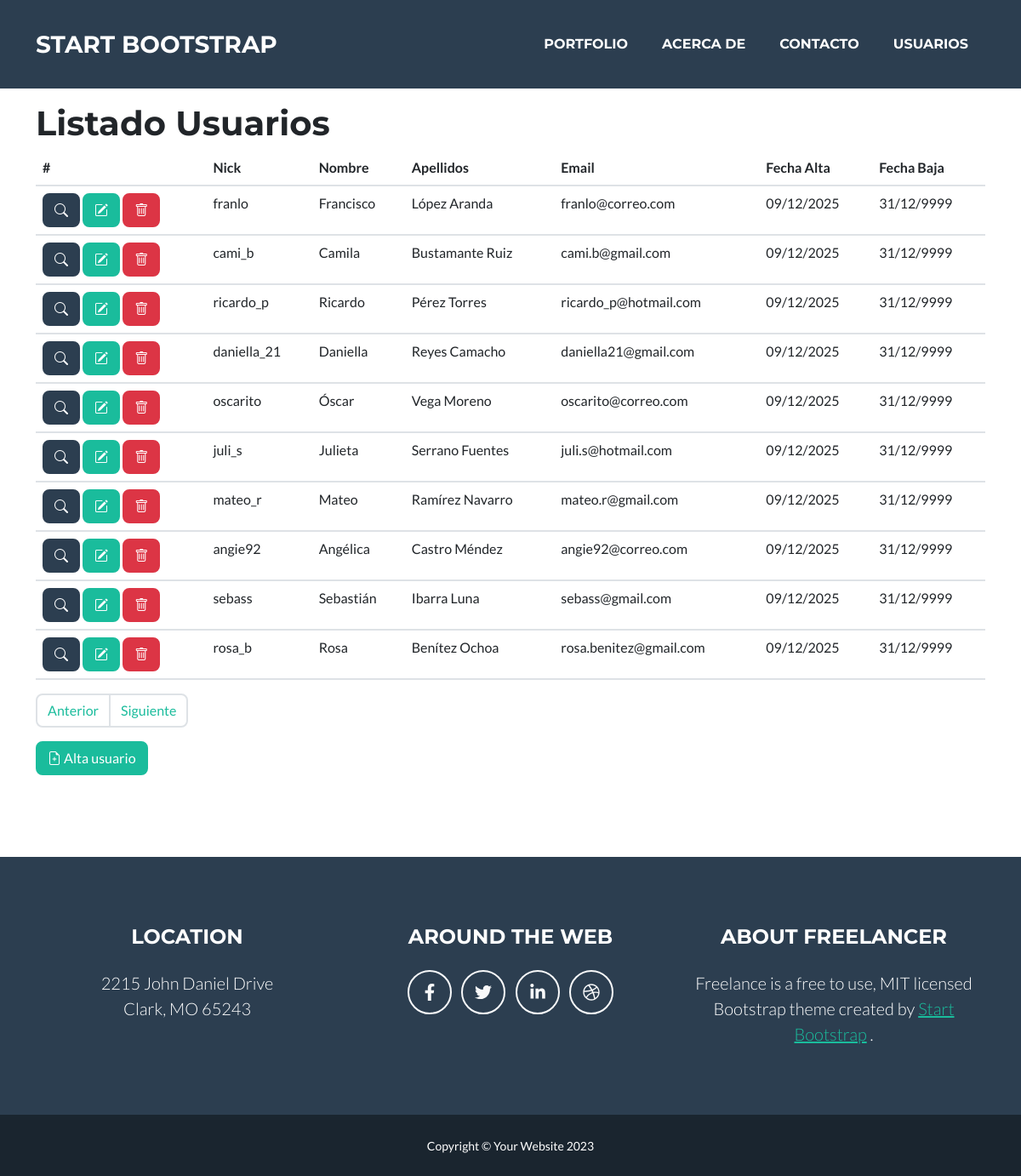
The page /usuarios/2 on the database its author committed.
### tables this page shows
CREATE TABLE usuarios(
     id            INT NOT NULL AUTO_INCREMENT PRIMARY KEY
    ,nick          VARCHAR(255) NOT NULL
    ,nombre        VARCHAR(255)
    ,apellidos     VARCHAR(255)
    ,email         VARCHAR(255)
    ,password      VARCHAR(255)
    ,fecha_alta    DATE DEFAULT (CURRENT_DATE)
    ,fecha_baja    DATE DEFAULT ("99991231")

     
    ,usuario_alta      VARCHAR(255)
    ,ip_alta           CHAR(15)
    ,fecha_sis_alta    TIMESTAMP

    ,usuario_modi  VARCHAR(255)
    ,ip_modi       CHAR(15)
    ,fecha_modi    TIMESTAMP

    ,KEY (email)

);

### includes/campo.php (called while the page is built, shortened)
<?php
    class Campo
    {
        private static $instancia = null;
        private static $val = array();
        private function __construct()
        {
            foreach($_GET as $campo => $valor)
            {
                if (self::comprobar_inyeccion($valor))
                {
                    self::$val[$campo] = $valor;
                }
            }
        }
        public static function getInstancia(): Campo {
            if (self::$instancia == null){
                self::$instancia = new Campo();
            }
            return self::$instancia;
        }
        static function val($campo,$set_value = '')
        {
            if(empty($set_value))
            {
                return self::$val[$campo];
            }
            else
            {
                self::$val[$campo] = $set_value;
            }
        }
        static function comprobar_inyeccion($valor)
        {
            return True;
        }
    }

### includes/modelos/base.php (called while the page is built, shortened)
<?php
class Base
{
    function get_rows($consulta=[])
    {
        $select = is_null($consulta['select']) ? '*': $consulta['select'];
        $limit  = is_null($consulta['limit'])  ? '' : 'LIMIT '. $consulta['limit'];
        $offset = is_null($consulta['offset']) ? '' : 'OFFSET '. $consulta['offset'];
        $where = '';
        $wheremayor = '';
        if(!is_null($consulta['wheremayor']))
        {
            foreach($consulta['wheremayor'] as $clave => $valor)
            {
                $wheremayor .= " {$clave} > '{$valor}' AND";
            }
            $wheremayor = substr($wheremayor,0,-4);
        }
        if ($where != ''  || $wheremayor != '')
        {
            $sqlwhere = 'WHERE '. $where . $wheremayor;
        }
        $sql = "
            SELECT {$select}
            FROM {$this->tabla}
            {$sqlwhere}
            {$limit}
            {$offset}
        ";
        $query = new Query($sql);
        $devolver = [];
        while ($registro = $query->recuperar())
        {
            $devolver[] = $registro;
        }
        return $devolver;
    }
}

### includes/modelos/usuario.php (called while the page is built)
<?php
class Usuario extends Base
{
    function __construct()
    {
        $this->tabla = 'usuarios';
    }
}

### includes/bbdd/bbdd.php (called while the page is built, shortened)
<?php
    class BBDD{
        private static $instancia = null;
        private mysqli $conexion;
        private string $host     = '127.0.0.1';
        private string $usuario  = 'lanzarote';
        private string $password = 'Ghuali21!';
        private string $baseDatos = 'lanzarote';
        private function __construct()
        {
            $this->conexion = new mysqli(
                 $this->host
                ,$this->usuario
                ,$this->password
                ,$this->baseDatos
            );
            $this->conexion->set_charset("utf8mb4");
        }
        public static function getInstancia(): BBDD {
            if (self::$instancia == null){
                self::$instancia = new BBDD();
            }
            return self::$instancia;
        }
        public function getConexion(): mysqli {
            return $this->conexion;
        }
    }

### includes/bbdd/query.php (called while the page is built, shortened)
<?php
    class Query{
        private $resultado = null;
        public function __construct(string $sql)
        {
            $this->conexion = BBDD::getInstancia()->getConexion();
            $this->resultado = $this->conexion->query($sql);
            return $this;
        }
        public function recuperar(){
            $registro = $this->resultado->fetch_assoc();
            if ($registro == null)
            {
                $this->resultado = null;
            }
            return $registro;
        }
    }

### includes/general.php (called while the page is built, shortened)
<?php
function fmto_fecha($aaaammdd,$separador = '/')
{
    $aaaammdd = str_replace('-','',$aaaammdd);
    $anho = substr($aaaammdd,0,4);
    $mes  = substr($aaaammdd,4,2);
    $dia  = substr($aaaammdd,6,2);
    return "{$dia}{$separador}{$mes}{$separador}{$anho}";
}
spl_autoload_register(function ($class) {
    switch($class)
    {
        case 'Query':
            require_once "includes/bbdd/query.php";
        break;
        case 'BBDD':
            require_once "includes/bbdd/bbdd.php";
        break;
        case 'Template':
            require_once "includes/template.php";
        break;
        case 'Idioma':
            require_once "includes/idioma.php";
        break;
        case 'UsuarioController':
            require_once "includes/paginas/usuario.controller.php";
        break;
        case 'Campo':
            require_once "includes/campo.php";
        break;
        case 'Elemento':
            require_once "includes/elementos/elemento.php";
        break;
        case 'Text':
            require_once "includes/elementos/text.php";
        break;
        case 'Password':
            require_once "includes/elementos/password.php";
        break;
        case 'Hidden':
            require_once "includes/elementos/hidden.php";
        break;
        case 'IEmail':
            require_once "includes/elementos/iemail.php";
        break;
        case 'Formulario':
            require_once "includes/formulario.php";
        break;
        case 'Base':
                require_once "includes/modelos/base.php";
        break;
        case 'Usuario':
                require_once "includes/modelos/usuario.php";
        break;
    }
});

### includes/idioma.php (called while the page is built, shortened)
<?php
class Idioma
{
    private static $instancia = null;
    public static $lit = array();
    private function __construct($idioma='ES')
    {
        $descriptor = fopen($_SERVER['DOCUMENT_ROOT'] .'/lang/es.txt','r');
        if($descriptor)
        {
            while ($linea = fgets($descriptor))
            {
                $linea = trim($linea);
                $partes_linea = explode(':',$linea);
                self::$lit[$partes_linea[0]] = $partes_linea[1];
            }
        }
    }
    public static function getInstancia(): Idioma {
        if (self::$instancia == null){
            self::$instancia = new Idioma();
        }
        return self::$instancia;
    }
    static function lit($campo)
    {
        return self::$lit[$campo];
    }
}

### includes/paginas/usuario.controller.php (the view, shortened to what this page needs)
<?php
class UsuarioController
{
    static function pintar()
    {
        $contenido = '';
        switch(Campo::val('oper'))
        {
            default:
                $contenido = self::listado();
            break;
        }
        if (Campo::val('modo') != 'ajax')
        {
            $h1cabecera = "<h1>". Idioma::lit('titulo'.Campo::val('oper'))." ". Idioma::lit(Campo::val('seccion')) ."</h1>";
        }
        return "
        <div class=\"container contenido\">
        <section class=\"page-section usuarios\" id=\"usuarios\">
            {$h1cabecera}
            {$contenido}
        </section>
        </div>
        ";
    }
    static function listado()
    {
        if(is_numeric(Campo::val('pagina')))
        {
            $pagina = Campo::val('pagina');
            $offset = LISTADO_TOTAL_POR_PAGINA * $pagina;
        }
        else{
            $offset = '0';
        }
        $pagina++;
        $usuario = new Usuario();
        $datos_consulta = $usuario->get_rows([
             'wheremayor' => [
                'fecha_baja' => date('Ymd')
            ]
            ,'limit'  => LISTADO_TOTAL_POR_PAGINA
            ,'offset' => $offset
        ]);
        $listado_usuarios= '';
        $total_registros = 0;
        foreach($datos_consulta as $indice => $registro)
        {
            $botonera = "
                <a onclick=\"fetchJSON('/usuarios/cons/{$registro['id']}?modo=ajax')\" data-bs-toggle=\"modal\" data-bs-target=\"#ventanaModal\" class=\"btn btn-secondary\"><i class=\"bi bi-search\"></i></a>
                <a onclick=\"fetchJSON('/usuarios/modi/{$registro['id']}?modo=ajax')\" data-bs-toggle=\"modal\" data-bs-target=\"#ventanaModal\" class=\"btn btn-primary\"><i class=\"bi bi-pencil-square\"></i></a>
                <a href=\"/usuarios/baja/{$registro['id']}\" class=\"btn btn-danger\"><i class=\"bi bi-trash\"></i></a>
            ";
            $listado_usuarios .= "
                <tr>
                    <th style=\"white-space:nowrap\" scope=\"row\">{$botonera}</th>
                    <td>{$registro['nick']}</td>
                    <td>{$registro['nombre']}</td>
                    <td>{$registro['apellidos']}</td>
                    <td>{$registro['email']}</td>
                    <td>". fmto_fecha($registro['fecha_alta']) . "</td>
                    <td>". fmto_fecha($registro['fecha_baja']) . "</td>
                </tr>
            ";
            $total_registros++;
        }
        $barra_navegacion = Template::navegacion($total_registros,$pagina);
        return "
            <table class=\"table\">
            <thead>
                <tr>
                <th scope=\"col\">#</th>
                <th scope=\"col\">Nick</th>
                <th scope=\"col\">Nombre</th>
                <th scope=\"col\">Apellidos</th>
                <th scope=\"col\">Email</th>
                <th scope=\"col\">Fecha Alta</th>
                <th scope=\"col\">Fecha Baja</th>
                </tr>
            </thead>
            <tbody>
            {$listado_usuarios}
            </tbody>
            </table>
            {$barra_navegacion}
            <a href=\"/usuarios/alta\" class=\"btn btn-primary\"><i class=\"bi bi-file-earmark-plus\"></i> Alta usuario</a>
            ";
    }
}

### css/estilos.css (style rules this page uses)
.contenido { margin-top:25px; }

### rows shown on the page
usuarios: nick "franlo", nombre "Francisco", apellidos "López Aranda", email "franlo@correo.com", fecha_alta "09/12/2025", fecha_baja "31/12/9999"
usuarios: nick "cami_b", nombre "Camila", apellidos "Bustamante Ruiz", email "cami.b@gmail.com", fecha_alta "09/12/2025", fecha_baja "31/12/9999"
usuarios: nick "ricardo_p", nombre "Ricardo", apellidos "Pérez Torres", email "ricardo_p@hotmail.com", fecha_alta "09/12/2025", fecha_baja "31/12/9999"
usuarios: nick "daniella_21", nombre "Daniella", apellidos "Reyes Camacho", email "daniella21@gmail.com", fecha_alta "09/12/2025", fecha_baja "31/12/9999"
usuarios: nick "oscarito", nombre "Óscar", apellidos "Vega Moreno", email "oscarito@correo.com", fecha_alta "09/12/2025", fecha_baja "31/12/9999"
usuarios: nick "juli_s", nombre "Julieta", apellidos "Serrano Fuentes", email "juli.s@hotmail.com", fecha_alta "09/12/2025", fecha_baja "31/12/9999"
usuarios: nick "mateo_r", nombre "Mateo", apellidos "Ramírez Navarro", email "mateo.r@gmail.com", fecha_alta "09/12/2025", fecha_baja "31/12/9999"
usuarios: nick "angie92", nombre "Angélica", apellidos "Castro Méndez", email "angie92@correo.com", fecha_alta "09/12/2025", fecha_baja "31/12/9999"
usuarios: nick "sebass", nombre "Sebastián", apellidos "Ibarra Luna", email "sebass@gmail.com", fecha_alta "09/12/2025", fecha_baja "31/12/9999"
usuarios: nick "rosa_b", nombre "Rosa", apellidos "Benítez Ochoa", email "rosa.benitez@gmail.com", fecha_alta "09/12/2025", fecha_baja "31/12/9999"

### other values the page prints
Template::nav() "START BOOTSTRAP PORTFOLIO ACERCA DE CONTACTO USUARIOS"
Idioma::lit('titulo'.Campo::val('oper')) "Listado"
Idioma::lit(Campo::val('seccion')) "Usuarios"
Template::footer() "LOCATION 2215 John Daniel Drive Clark, MO 65243 AROUND THE WEB ABOUT FREELANCER Freelance is a free to use, MIT licensed Bootstrap theme created by Start Bootstrap . Copyright © Your Website 2023"
